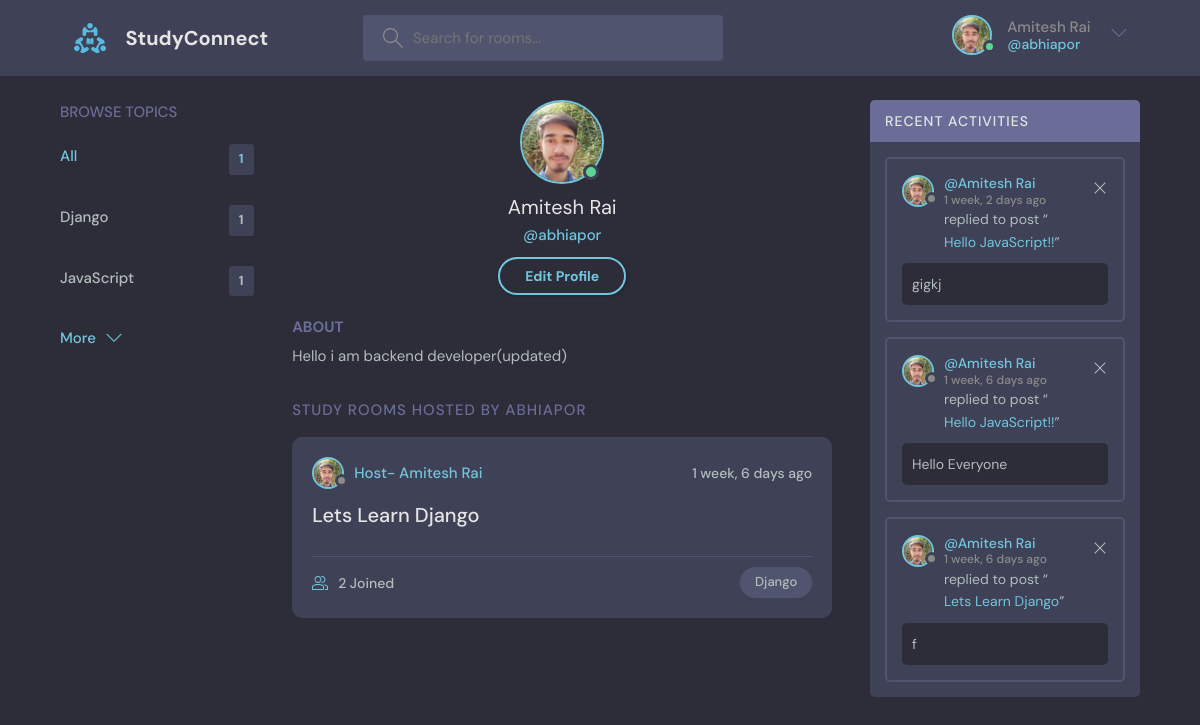
The page /profile/1/ (signed in) on the database its author committed.
### base/models.py (models this page shows, shortened)
class User(AbstractUser):
    name=models.CharField(max_length=200,null=True)
    email=models.EmailField(unique=True,null=True)
    bio=models.TextField(null=True)
    avatar=models.ImageField(null=True,default="avatar.svg")
    USERNAME_FIELD='email'
    REQUIRED_FIELDS=[]

class Topic(models.Model):
    name=models.CharField(max_length=200)

class Room(models.Model):
    host=models.ForeignKey(User,on_delete=models.SET_NULL,null=True)
    topic=models.ForeignKey(Topic,on_delete=models.SET_NULL,null=True)
    name=models.CharField(max_length=200)
    description=models.TextField(null=True,blank=True)
    participants=models.ManyToManyField(User,related_name='participants',blank=True)
    updated=models.DateTimeField(auto_now=True)
    created=models.DateTimeField(auto_now_add=True)
    class Meta:
        ordering=['-updated','-created']
    def __str__(self):
        return self.name

class Message(models.Model):
    user=models.ForeignKey(User,on_delete=models.CASCADE)
    room=models.ForeignKey(Room,on_delete=models.CASCADE)
    body=models.TextField()
    updated=models.DateTimeField(auto_now=True)
    created=models.DateTimeField(auto_now_add=True)
    class Meta:
        ordering=['-updated','-created']

### base/views.py (the view)
# urls.py: path('profile/<str:pk>/',views.UserProfile,name="user_profile"),
def UserProfile(request,pk):
    user=User.objects.get(id=pk)
    room=user.room_set.all()
    room_message=user.message_set.all()
    topic=Topic.objects.all()
    context={'user':user,'room':room,'room_message':room_message,'topic':topic}
    return render(request,'base/profile.html',context)

### base/templates/base/profile.html
{% extends 'main.html' %}
{% block content %}
  <main class="profile-page layout layout--3">
    <div class="container">
      {% include 'base/topics_component.html' %}
      <div class="roomList">
        <div class="profile">
          <div class="profile__avatar">
            <div class="avatar avatar--large active">
              <img src="{{user.avatar.url}}" />
            </div>
          </div>
          <div class="profile__info">
            <h3>{{user.name}}</h3>
            <p>@{{user.username}}</p>
            {% if request.user == user %}
            <a href="{% url 'update_user' %}" class="btn btn--main btn--pill">Edit Profile</a>
            {% endif %}
          </div>
          <div class="profile__about">
            <h3>About</h3>
            <p>
             {{request.user.bio}}
            </p>
          </div>
        </div>
        <div class="roomList__header">
          <div>
            <h2>Study Rooms Hosted by {{user.username}}</a>
            </h2>
          </div>
        </div>
       {% include 'base/feed_component.html' %}
      </div>
      {% include 'base/activity_component.html' %}
    </div>
  </main>
  {% endblock content %}

### templates/navbar.html (shortened to what this page needs)
{% load static %}
<header class="header header--loggedIn">
    <div class="container">
      <a href="{% url 'home' %}" class="header__logo">
        <img src="{% static 'images/logo.svg' %}"/>
        <h1>StudyConnect</h1>
      </a>
      <form class="header__search" method='GET' action="{% url 'home' %}">
        <label>
          <input name="q" placeholder="Search for rooms..." />
        </label>
      </form>
      <nav class="header__menu">
        {% if request.user.is_authenticated %}
        <div class="header__user">
          <a href="{% url 'user_profile' request.user.id %}">
            <div class="avatar avatar--medium active">
              <img src="{{request.user.avatar.url}}" />
            </div>
            <p>{{request.user.name}}<span>@{{request.user.username}}</span></p>
          </a>
          <button class="dropdown-button">
            <svg version="1.1" xmlns="http://www.w3.org/2000/svg" width="32" height="32" viewBox="0 0 32 32">
              <title>chevron-down</title>
              <path d="M16 21l-13-13h-3l16 16 16-16h-3l-13 13z"></path>
            </svg>
          </button>
        </div>
 {% else %}
        <a href="{% url 'login' %}">
          <img src="{% static 'images/avatar.svg' %}" />
          <p>Login</p>
        </a>
        {% endif %}
      </nav>
    </div>
  </header>

### base/templates/base/topics_component.html
<div class="topics">
    <div class="topics__header">
      <h2>Browse Topics</h2>
    </div>
    <ul class="topics__list">
      <li>
        <a href="{% url 'home' %}" class="active">All <span>{{room.all.count}}</span></a>
      </li>
      {% for topic in topic %}
      <li>
        <a href="{% url 'home' %}?q={{topic.name}}">{{topic.name}} <span>{{topic.room_set.all.count}}</span></a>
      </li>
      {% endfor %}
    </ul>
    <a class="btn btn--link" href="{% url 'topics_page' %}">
      More
      <svg version="1.1" xmlns="http://www.w3.org/2000/svg" width="32" height="32" viewBox="0 0 32 32">
        <title>chevron-down</title>
        <path d="M16 21l-13-13h-3l16 16 16-16h-3l-13 13z"></path>
      </svg>
    </a>
  </div>

### base/templates/base/feed_component.html (shortened to what this page needs)
{% for i in room %}
<div class="roomListRoom">
    <div class="roomListRoom__header">
      {% if request.user.is_authenticated %}
      <a href="{% url 'user_profile' i.host.id %}" class="roomListRoom__author">
        {% else %}
        <a href="{% url 'login' %}" class="roomListRoom__author">
        {% endif %}
        <div class="avatar avatar--small">
          <img src="{{i.host.avatar.url}}" />
        </div>
        <span>Host- {{i.host.name}}</span>
      </a>
      <div class="roomListRoom__actions">
        <span>{{i.created|timesince}} ago</span>
      </div>
    </div>
    <div class="roomListRoom__content">
      {% if request.user.is_authenticated %}
      <a href="{% url 'room' i.id %}">{{i.name}}</a>
      {% else %}
      <a href="{% url 'login' %}">{{i.name}}</a>
      {% endif %}
    </div>
    <div class="roomListRoom__meta">
      <p  class="roomListRoom__joined">
        {{i.participants.all.count}} Joined
      </p>
      <p class="roomListRoom__topic">{{i.topic.name}}</p>
    </div>
  </div>
  {% endfor %}

### base/templates/base/activity_component.html
<div class="activities">
    <div class="activities__header">
      <h2>Recent Activities</h2>
    </div>
    {% if request.user.is_authenticated %}
    {% for message in room_message %}
    <div class="activities__box">
      <div class="activities__boxHeader roomListRoom__header">
        <a href="{% url 'user_profile' message.user.id %}" class="roomListRoom__author">
          <div class="avatar avatar--small">
            <img src="{{message.user.avatar.url}}" />
          </div>
          <p>
            @{{message.user.name}}
            <span>{{message.created|timesince}} ago</span>
          </p>
        </a>
        {% if request.user == message.user %}
        <div class="roomListRoom__actions">
          <a href="{% url 'delete_message' message.id %}">
            <svg version="1.1" xmlns="http://www.w3.org/2000/svg" width="32" height="32" viewBox="0 0 32 32">
              <title>remove</title>
              <path
                d="M27.314 6.019l-1.333-1.333-9.98 9.981-9.981-9.981-1.333 1.333 9.981 9.981-9.981 9.98 1.333 1.333 9.981-9.98 9.98 9.98 1.333-1.333-9.98-9.98 9.98-9.981z"
              ></path>
            </svg>
          </a>
        </div>
        {% endif %}
      </div>
      <div class="activities__boxContent">
        <p>replied to post “<a href="{% url 'room' message.room.id %} ">{{message.room}}</a>”</p>
        <div class="activities__boxRoomContent">
          {{message.body}}
        </div>
      </div>
    </div>
    {% endfor %}
    {% endif %}
  </div>

### rows shown on the page
User: user.avatar (picture), user.name "Amitesh Rai", user.username "abhiapor", all.count "1", avatar (picture), name "Amitesh Rai", username "abhiapor", user.bio "Hello i am backend developer(updated)", username "ABHIAPOR"
Topic: name "Django", room_set.all.count "1"
Topic: name "JavaScript", room_set.all.count "1"
Room: host.avatar (picture), host.name "Amitesh Rai", created "1 week, 6 days", name "Lets Learn Django", participants.all.count "2", topic.name "Django"
Message: user.avatar (picture), user.name "Amitesh Rai", created "1 week, 2 days", room "Hello JavaScript!!", body "gigkj"
Message: user.avatar (picture), user.name "Amitesh Rai", created "1 week, 6 days", room "Hello JavaScript!!", body "Hello Everyone"
Message: user.avatar (picture), user.name "Amitesh Rai", created "1 week, 6 days", room "Lets Learn Django", body "f"
